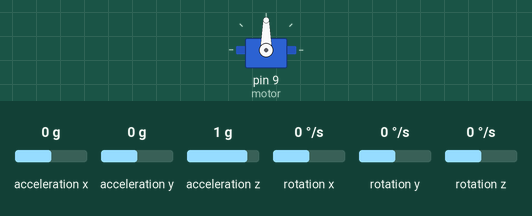
Simulated run of this sketch. Board: Arduino Uno, built with avr-gcc and run on an emulated ATmega328P. Shown: servo. The inputs (shaded band) are chosen by the test bench; at power-on: acceleration x 0 g, acceleration y 0 g, acceleration z 1 g, rotation x 0 °/s, rotation y 0 °/s, rotation z 0 °/s. What the sketch prints to the serial monitor is not drawn.

Above: at 0.2 s.
Timing chart, 0 to 1.9 s (numbered marks = the images above):
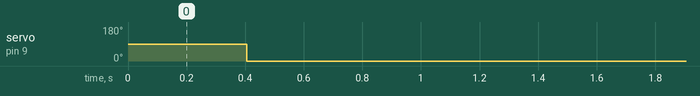

Measured:
- by itself, servo on pin 9 (motor): 90° → 0° at 0.40 s

The sketch:

functions_integ.ino
```cpp
// Main code using functions for tremor vector and setting motor speed

#include <MPU9250_asukiaaa.h>
#include <Servo.h>

MPU9250_asukiaaa mySensor; // create sensor object for accelerometer
Servo motor;              // create servo object to control the ESC


float abs_tremor_vector, val, tremor1, tremor2;
int motor_speed;


void setup() {
  Serial.begin(115200);

  Wire.begin();
  mySensor.setWire(&Wire);
  mySensor.beginAccel();

  motor.attach(9, 1000, 2000); // Attach the motor on pin 9 (pin, min pulse width, max pulse width in microseconds)

  tremor1 = 0;
  tremor2 = 0;
  val = 0;
  motor_speed = 0;
}


void loop() {
  tremor1 = getTremorVector(); // Call function for calculating current accelerometer data and turning it into a 3D vector
  delay(400);
  tremor2 = getTremorVector();

  abs_tremor_vector = abs(tremor1 - tremor2); // Calculating difference between two tremors, essentially the derivative

  val = 0.90 * val + abs_tremor_vector; // Adding difference to 90% of old difference values, essentially integrating the derivative
  Serial.print("tremor value is: ");
  Serial.println(val);

  motor_speed = SetMotorSpeed(val); // Calling the function for setting the speed of the motor using the value calculated above
  motor.write(motor_speed);

  Serial.print("motor speed is ");
  Serial.println(motor_speed);
}

// Function for calculating tremor, making a 3D vector from accelerometer values in x,y and z- directions using Pythagorean theorem
float getTremorVector(){
  mySensor.accelUpdate(); // Updating sensor with current values

  float aX, aY, aZ, aX2, aY2, aZ2, tremor;

  // Getting accelerometer values in each direction
  aX = mySensor.accelX();
  aY = mySensor.accelY();
  aZ = mySensor.accelZ();

  // Taking the square of each value
  aX2 = pow(aX, 2);
  aY2 = pow(aY, 2);
  aZ2 = pow(aZ, 2);

  tremor = sqrt(aX2 + aY2 + aZ2) - 1.07;  // Calculating a 3D vector for the tremor acceleration using the Pythagoran theorem and a centralizing constant
  return tremor;
}

//Function for setting the speed of the motor, using different intervals of tremor values
int SetMotorSpeed (float val) {
  if (val < 4) {
    int s = 0;
    return s;
  }
  if (val >= 4 && val < 5) {
    int s = 60;
    return s;
  }
  if (val >= 5 && val < 6) {
    int s = 80;
    return s;
  }
  if (val >= 6 && val < 7) {
    int s = 100;
    return s;
  }
  if (val >= 6 && val < 7) {
    int s = 120;
    return s;
  }
  if (val >= 7 && val < 8) {
    int s = 140;
    return s;
  }
  if (val >= 8 && val < 9) {
    int s = 160;
    return s;
  }
  if (val >= 9) {
    int s = 180;
    return s;
  }
}
```
